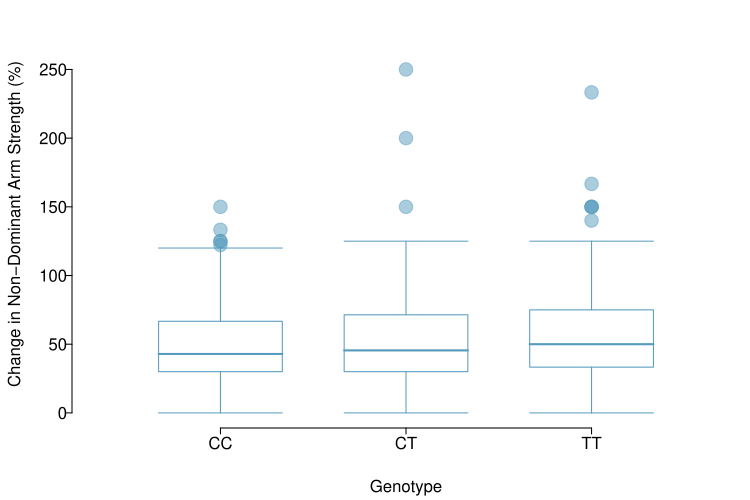

R code for this plot:
library(openintro)
#data(famuss)
data(COL)

myPDF("famussBoxPlot.pdf", 7.5, 5,
      mar = c(3.6, 3.6, 1, 0.5),
      mgp = c(2.4, 0.25, 0)
)

boxPlot(famuss$ndrm.ch, famuss$actn3.r577x,
        xlab = 'Genotype',
        ylab = 'Change in Non-Dominant Arm Strength (%)',
        ylim = c(0, 275),
        pch = 19,
        pchCex = 1.8,
        lcol = COL[1],
        col = COL[1,3])

dev.off()

###for summary table
summary(famuss$actn3.r577x)
mean(famuss$ndrm.ch[famuss$actn3.r577x=="CC"])
mean(famuss$ndrm.ch[famuss$actn3.r577x=="CT"])
mean(famuss$ndrm.ch[famuss$actn3.r577x=="TT"])
sd(famuss$ndrm.ch[famuss$actn3.r577x=="CC"])
sd(famuss$ndrm.ch[famuss$actn3.r577x=="CT"])
sd(famuss$ndrm.ch[famuss$actn3.r577x=="TT"])
